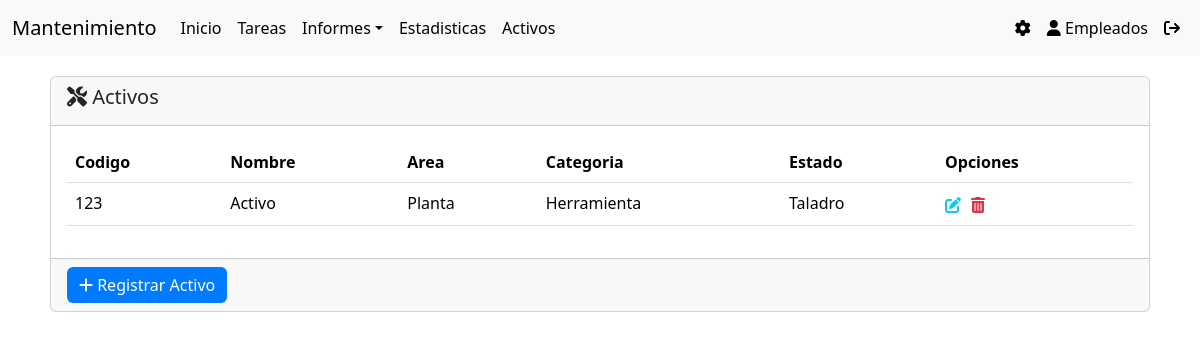
Before: /activos/activos/ with the older database file.
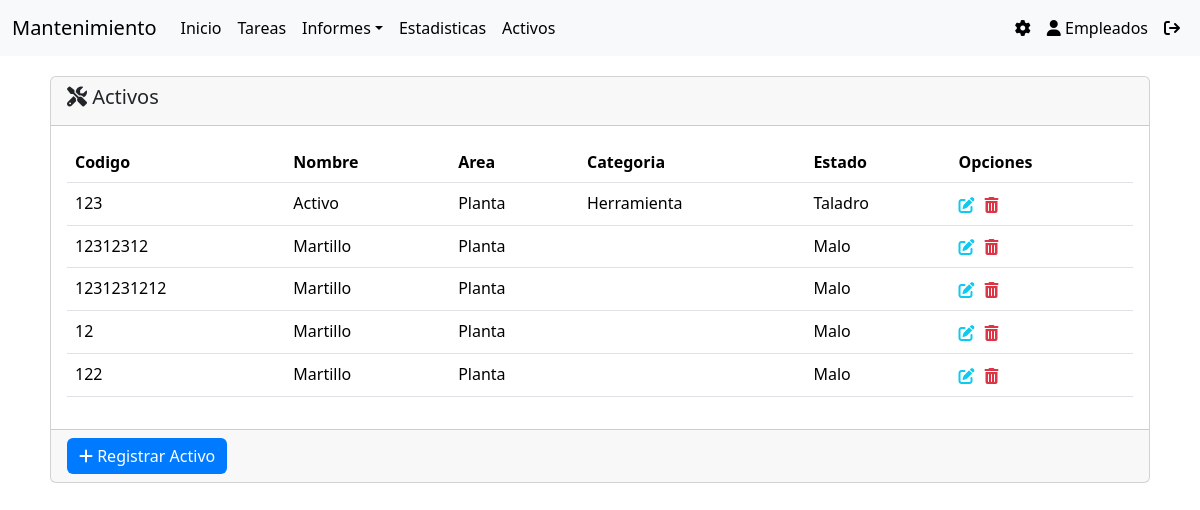
After: the same page with the newer database file.
### activos/models.py (models this page shows)
class activos(models.Model):
    codigoActivo = models.BigIntegerField(unique=True)
    nombreActivo = models.CharField(max_length=200)
    categoriaActivo = models.CharField(max_length=200)
    numeroSerie = models.CharField(max_length=10)
    marcaActivo = models.CharField(max_length=50)
    areaActivo = models.CharField(max_length=100)
    estadoActivo = models.CharField(max_length=200)
    valorActivo = models.DecimalField(max_digits=10, decimal_places=4, default=0.0, null = True, blank=True)
    fechaRegistro = models.DateField(auto_now_add=True)
    ultimoMantenimiento = models.DateTimeField(null=True, blank=True)
    garantiaActivoTiempo = models.CharField(max_length=200)

### activos/views.py (the view)
# urls.py: path('activos/', activosView.as_view(), name = 'activos'),
class activosView(View):
    def get(self, request):
        return render(request, 'activosView.html')

### activos/context_processors.py (called while the page is built)
def activos_list(request):
    activo = activos.objects.all()
    return {
        'activos' : activo
    }

### usuarios/context_processors.py (called while the page is built)
def empleados_disponibles(request):
    empleados = worker_plant.objects.all()
    return {
        'empleado': empleados
    }

### activos/templates/activosView.html
{% extends 'home.html' %}
{% block content %}
<div class="container" style="padding: 20px;">
  <div class="card">
      <div class="card-header">
          <h5 class="card-title">
            <i class="fa-solid fa-screwdriver-wrench"></i>
          Activos
          </h5>
      </div>
      <div class="card-body">
          <table class="table" id="table_employed">
              <thead>
                <tr>
                  <th scope="col">Codigo</th>
                  <th scope="col">Nombre</th>
                  <th scope="col">Area</th>
                  <th scope="col">Categoria</th>
                  <th scope="col">Estado</th>
                  <th scope="col">Opciones</th>
                </tr>
              </thead>
              <tbody>
                  {% for a in activos %}
                  <tr>
                      <td>{{a.codigoActivo}}</td>
                      <td>{{a.nombreActivo}}</td>
                      <td>{{a.areaActivo}}</td>
                      <td>{{a.categoriaActivo}}</td>
                      <td>{{a.estadoActivo}}</td>
                      <td>
                          <div class="btn-group" role="group" aria-label="Basic mixed styles example">
                              <div style="padding-right: 10px;">
                                   <a href="" style="border: 2px;" class="text-info"><i class="fa-solid fa-pen-to-square"></i></a>
                              </div>
                              <div>
                                  <a href="" class="text-danger"><i class="fa-solid fa-trash-can"></i></a>
                              </div>
                          </div>
                      </td>
                  </tr>
                  {% endfor %}
              </tbody>
            </table>
      </div>
      <form action="{% url 'activos:crearActivo' %}">
          <div class="card-footer">
              <button type="submit" class="btn btn-primary"><i class="fa-solid fa-plus"></i> Registrar Activo</button>
          </div>
      </form>
  </div>
</div>
{% endblock %}

### dashboard/templates/home.html (shortened to what this page needs)
{% load static %}
<!DOCTYPE html>
<html lang="es">
<head>
    <link rel="stylesheet" href="https://cdn.jsdelivr.net/npm/bootstrap@5.3.3/dist/css/bootstrap.min.css">
    <link rel="stylesheet" href="{% static 'css/styleHome.css' %}">
    <link href="https://cdnjs.cloudflare.com/ajax/libs/font-awesome/6.5.1/css/all.min.css" rel="stylesheet">
    <link rel="stylesheet" href="https://cdn.datatables.net/2.1.8/css/dataTables.bootstrap5.css"/>
</head>
<body>
<nav class="navbar navbar-expand-lg navbar-light bg-light">
        <div class="container-fluid">
          <a class="navbar-brand" href="#">Mantenimiento</a>
            <div class="collapse navbar-collapse" id="navbarNavDarkDropdown">
                <ul class="navbar-nav">
                    <li class="nav-item">
                        <a class="nav-link active" aria-current="page" href="{% url 'dashboard:inicio' %}">Inicio</a></li>
                    <li class="nav-item">
                        <a class="nav-link active" aria-current="page" href="{% url 'task:tareas' %}">Tareas</a></li>
                    <li class="nav-item dropdown">
                        <a class="nav-link dropdown-toggle active" id ="funtions" role="button" data-bs-toggle="dropdown" href="#" aria-haspopup="true" aria-expanded="false">Informes</a>
                    </li>
                    <li class="nav-item">
                        <a class="nav-link active" aria-current="page" href="{% url 'estadisticas:estadisticas' %}">Estadisticas</a></li>
                    <li class="nav-item">
                        <a class="nav-link active" aria-current="page" href="{% url 'activos:activos' %}">Activos</a>
                    </li>
                </ul>
                <ul class="navbar-nav ms-auto">
                    <li class="nav-item">
                        <a class="nav-link active" aria-current="page" href="#">
                            <i class="fa-solid fa-gear"></i>
                        </a>
                    </li>
                    <li class="nav-item">
                        <a class="nav-link active" aria-current="page" href="{% url 'usuarios:employed' %}" aria-setsize="2">
                            <i class="fa-solid fa-user"></i>
                            Empleados
                        </a>
                    </li>
                    <li class="nav-item">
                        <a class="nav-link active" aria-current="page" href="{% url 'usuarios:logaut' %}"><i class="fa-solid fa-arrow-right-from-bracket"></i></a>
                    </li>
                </ul>
            </div>
        </div>
</nav>
{% block content %}
{% endblock %}
</body>
</html>

### static/css/styleHome.css (style rules this page uses)
body { background-color:white; }
.btn-primary { background-color: #007bff; border: none; }
.navbar-nav .nav-link { transition: all 0.3s ease; }

Changed rows visible on the page:
added activos: codigoActivo "12312312", nombreActivo "Martillo", areaActivo "Planta", estadoActivo "Malo"
added activos: codigoActivo "1231231212", nombreActivo "Martillo", areaActivo "Planta", estadoActivo "Malo"
added activos: codigoActivo "12", nombreActivo "Martillo", areaActivo "Planta", estadoActivo "Malo"
added activos: codigoActivo "122", nombreActivo "Martillo", areaActivo "Planta", estadoActivo "Malo"
